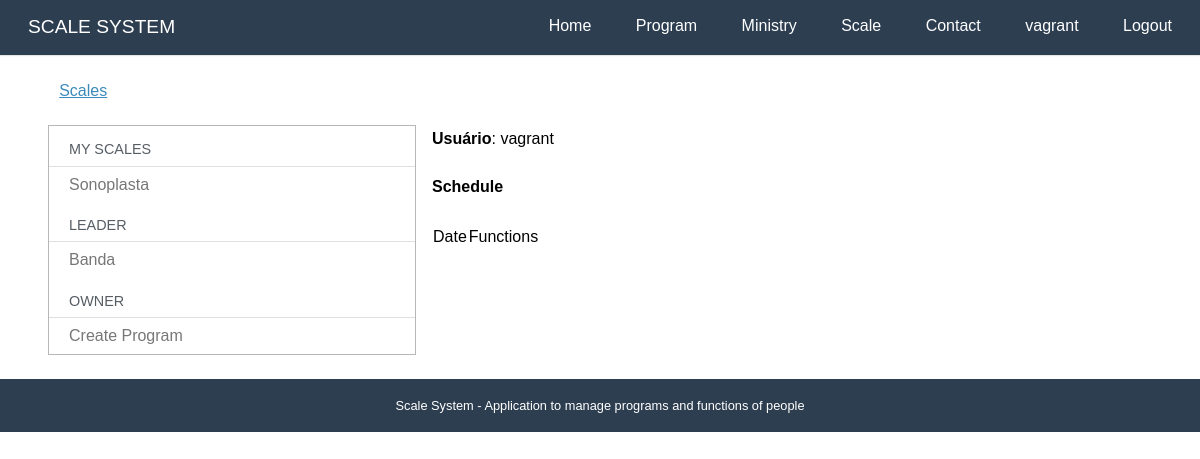
/scales/ (signed in), run on an earlier commit of the app's database.
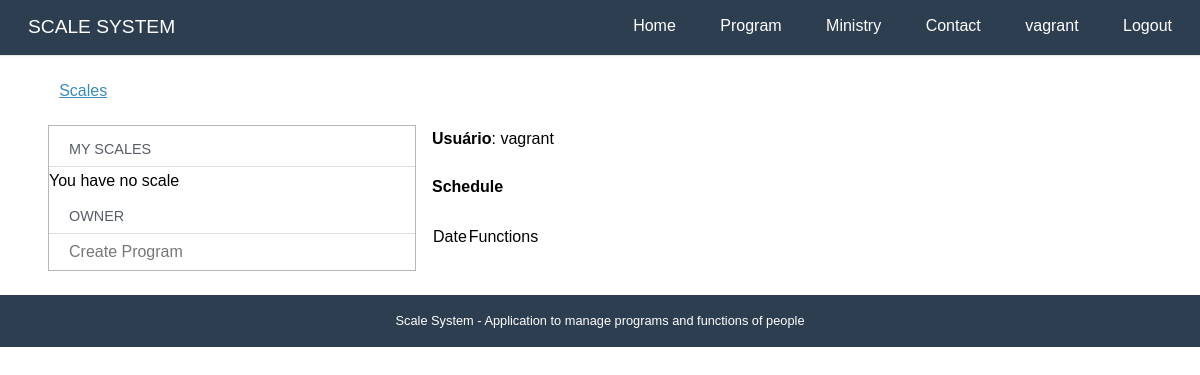
And on a later commit of the database.
### ministries/models.py (models this page shows, shortened)
class Function (models.Model):
    name = models.CharField(_("Name"), max_length=50)
    ministry = models.ForeignKey("ministries.Ministry", verbose_name=_("Ministry"), on_delete=models.CASCADE)
    people = models.ManyToManyField("accounts.User",blank=True, verbose_name=_("People"))
    overload = models.ManyToManyField("ministries.Function", blank=True,  verbose_name=_("Overload"))
    created_at = models.DateTimeField(_("Created at"), auto_now_add=True)
    updated_at = models.DateTimeField(_('Updated at'), auto_now=True)
    def __str__(self):
        return self.name
    class Meta:
        verbose_name = _("Function")
        verbose_name_plural = _("Functions")
        ordering = ['name']

### scales/views.py (the view)
# urls.py: path('', views.dashboard,  name='dashboard'),
@login_required
def dashboard(request):
    template_name = "scales/dashboard.html"
    context = {}
    context['functions'] = my_functions(request.user)
    context['leader_functions'] = my_leader_functions(request.user)
    context['schedule'] = get_scale(request.user)
    return render(request, template_name, context)

### accounts/models.py (called while the page is built)
    def __str__(self):
        return self.name or self.username

    def get_full_name(self):
        return str(self)

    def get_first_name(self):
        return self.get_full_name().split()[0]

### core/templatetags/call_method.py (called while the page is built)
@register.filter(name='has_group')
def has_group(user, group_name):
    return user.groups.filter(name=group_name).exists()

@register.filter(name='has_ministry')
def has_ministry(user):
    if my_engaged(user) or my_ministries(user):
        return True
    return False

### ministries/utils.py (called while the page is built)
def my_engaged(user):
    def m(x):
        return [x.ministry]
    def r(x,a):
        if x[0] and x[0] not in a:
            a.append(x[0])
        return a
    functions = list(Function.objects.filter(people = user))
    prog = ProgramTime.objects.filter(person = user, program__date__gte = datetime.date.today())
    for pg in prog:
        functions.append(pg.func())
    if functions:
        return reduce(r,map(m,functions))
    else:
        return []

def my_ministries(user):
     return Ministry.objects.filter(leader=user)

def my_leader_functions(user):
    return Function.objects.filter(ministry__leader = user)

### scales/templates/scales/dashboard.html (shortened to what this page needs)
{% extends "base.html" %}
{% load i18n call_method %}
{% block content %}
<div class="pure-g-r content-ribbon">
    <div class="pure-u-1">
        <ul class="breadcrumb">
            {% block breadcrumb %}
            <li><a href="{% url 'scales:dashboard' %}">{% translate "Scales" %}</a></li>
            {% endblock %}
        </ul>
    </div>
    <div class="pure-u-1-3">
        <div class="pure-menu pure-menu-open">
            <a class="pure-menu-heading">{% translate "My Scales" %}</a>
            <ul>
                {% if functions %}
                {% for fn in functions %}
                <li><a href="{% url 'scales:scale' fn.pk %}">{{fn}}</a></li>
                {% endfor %}
                {% else %}
                {% translate "You have no scale" %}
                {% endif %}
                {% if functions %}
                <li class="pure-menu-heading">{% translate "Leader" %}</li>
                {% for fn in leader_functions %}
                <li><a href="{% url 'scales:scale' fn.pk %}">{{fn}}</a></li>
                {% endfor %}
                {% endif %}
                {% if perms.programs.add_program %}
                <li class="pure-menu-heading">{% translate "Owner" %}</li>
                <li><a href="{% url 'programs:register' %}">{% translate "Create Program" %}</a></li>
                {% endif %}
            </ul>
        </div>
    </div>
    <div class="pure-u-2-3">
        <div class="inner">
            {% block dashboard_content %}
            <p><strong>Usuário</strong>: {{ user }}</p>
            <h4>{% translate "Schedule" %}</h4>
            <table>
                <thead>
                    <tr>
                        <td>{% translate 'Date' %}</td>
                        <td>{% translate 'Functions' %}</td>
                    </tr>
                </thead>
            </table>
            {% endblock %}
        </div>
    </div>
</div>
{% endblock %}

### core/templates/base.html (shortened to what this page needs)
<!doctype html>
{% load static %}
{% load i18n call_method%}
<html lang="en">
<head>
    <link rel="stylesheet" href="{% static 'core/css/pure-min.css' %}">
    <link rel="stylesheet" href="{% static 'core/css/styles.css' %}" />
</head>
<body>
    <div class="header">
        <div class="home-menu pure-menu pure-menu-open pure-menu-horizontal pure-menu-fixed">
            <a class="pure-menu-heading" href="{% url 'core:home' %}">{% translate "SCALE SYSTEM"%}</a>
            <ul>
                <li class="pure-menu-selected"><a href="{% url 'core:home' %}">{% translate "Home" %}</a></li>
                <li><a href="{% url 'programs:dashboard' %}">{% translate "Program" %}</a></li>
                {% if user.is_authenticated %}
                <li><a href="{% url 'ministries:dashboard' %}">{% translate "Ministry" %}</a></li>
                {% if user|has_ministry %}
                <li><a href="{% url 'scales:dashboard' %}">{% translate "Scale" %}</a></li>
                {% endif %}
                {% endif %}
                <li><a href="{% url 'core:contact' %}">{% translate "Contact" %}</a></li>
                {% if user.is_authenticated %}
                <li><a href="{% url 'accounts:dashboard' %}">{{user.get_first_name}}</a></li>
                <li><a href="{% url 'accounts:logout' %}">{% translate "Logout" %}</a></li>
                {% else %}
                <li><a href="{% url 'accounts:login' %}">{% translate "Login" %}</a></li>
                {% endif %}
            </ul>
        </div>
    </div>
    <div class="content">
        {% block content %}{% endblock %}
        <div class="footer">
            {% translate 'Scale System - Application to manage programs and functions of people' %}
        </div>
    </div>
</body>
</html>

What changed in the data, as far as the page shows it:
removed Function: name "Sonoplasta"
removed Function: name "Banda"
Also different on the page:
text no longer shown: "Scale LEADER"
text now shown: "You have no scale"
